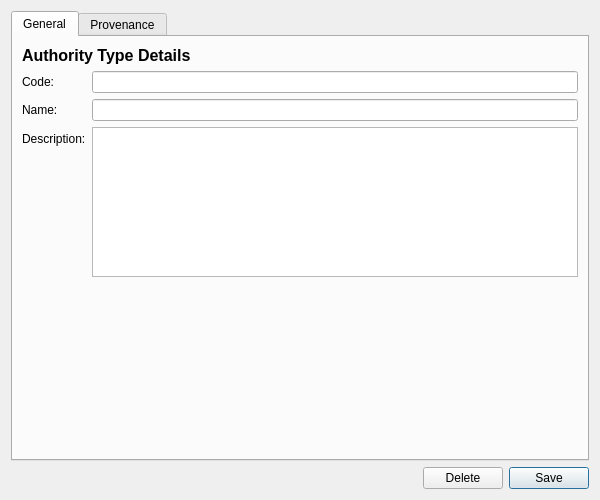
<?xml version="1.0" encoding="UTF-8"?>
<ui version="4.0">
 <class>CodingSchemeAuthorityTypeDetailDialog</class>
 <widget class="QWidget" name="CodingSchemeAuthorityTypeDetailDialog">
  <property name="geometry">
   <rect>
    <x>0</x>
    <y>0</y>
    <width>600</width>
    <height>500</height>
   </rect>
  </property>
  <property name="minimumSize">
   <size>
    <width>600</width>
    <height>500</height>
   </size>
  </property>
  <property name="windowTitle">
   <string>Coding Scheme Authority Type</string>
  </property>
  <layout class="QVBoxLayout" name="verticalLayout">
   <item>
    <widget class="QTabWidget" name="tabWidget">
     <property name="currentIndex"><number>0</number></property>
     <widget class="QWidget" name="generalTab">
      <attribute name="title"><string>General</string></attribute>
      <layout class="QVBoxLayout" name="generalLayout">
       <item>
        <widget class="QLabel" name="titleLabel">
         <property name="font">
          <font>
           <pointsize>12</pointsize>
           <bold>true</bold>
          </font>
         </property>
         <property name="text">
          <string>Authority Type Details</string>
         </property>
        </widget>
       </item>
       <item>
        <layout class="QFormLayout" name="formLayout">
         <item row="0" column="0">
          <widget class="QLabel" name="codeLabel">
           <property name="text">
            <string>Code:</string>
           </property>
          </widget>
         </item>
         <item row="0" column="1">
          <widget class="QLineEdit" name="codeEdit">
           <property name="maxLength">
            <number>50</number>
           </property>
          </widget>
         </item>
         <item row="1" column="0">
          <widget class="QLabel" name="nameLabel">
           <property name="text">
            <string>Name:</string>
           </property>
          </widget>
         </item>
         <item row="1" column="1">
          <widget class="QLineEdit" name="nameEdit">
           <property name="maxLength">
            <number>255</number>
           </property>
          </widget>
         </item>
         <item row="2" column="0">
          <widget class="QLabel" name="descriptionLabel">
           <property name="text">
            <string>Description:</string>
           </property>
          </widget>
         </item>
         <item row="2" column="1">
          <widget class="QPlainTextEdit" name="descriptionEdit">
           <property name="minimumSize">
            <size>
             <width>0</width>
             <height>80</height>
            </size>
           </property>
           <property name="maximumSize">
            <size>
             <width>16777215</width>
             <height>150</height>
            </size>
           </property>
          </widget>
         </item>
        </layout>
       </item>
       <item>
        <spacer name="verticalSpacer">
         <property name="orientation">
          <enum>Qt::Vertical</enum>
         </property>
         <property name="sizeHint" stdset="0">
          <size>
           <width>20</width>
           <height>40</height>
          </size>
         </property>
        </spacer>
       </item>
      </layout>
     </widget>
     <widget class="QWidget" name="provenanceTab">
      <attribute name="title"><string>Provenance</string></attribute>
      <layout class="QVBoxLayout" name="provenanceTabLayout">
       <item>
        <widget class="ores::qt::ProvenanceWidget" name="provenanceWidget" native="true"/>
       </item>
      </layout>
     </widget>
    </widget>
   </item>
   <item>
    <layout class="QHBoxLayout" name="buttonLayout">
     <item>
      <spacer name="horizontalSpacer">
       <property name="orientation">
        <enum>Qt::Horizontal</enum>
       </property>
       <property name="sizeHint" stdset="0">
        <size>
         <width>40</width>
         <height>20</height>
        </size>
       </property>
      </spacer>
     </item>
     <item>
      <widget class="QPushButton" name="deleteButton">
       <property name="text">
        <string>Delete</string>
       </property>
      </widget>
     </item>
     <item>
      <widget class="QPushButton" name="saveButton">
       <property name="text">
        <string>Save</string>
       </property>
       <property name="default">
        <bool>true</bool>
       </property>
      </widget>
     </item>
    </layout>
   </item>
  </layout>
 </widget>
 <customwidgets>
  <customwidget>
   <class>ores::qt::ProvenanceWidget</class>
   <extends>QWidget</extends>
   <header>ores.qt/ProvenanceWidget.hpp</header>
  </customwidget>
 </customwidgets>
 <resources/>
 <connections/>
</ui>
